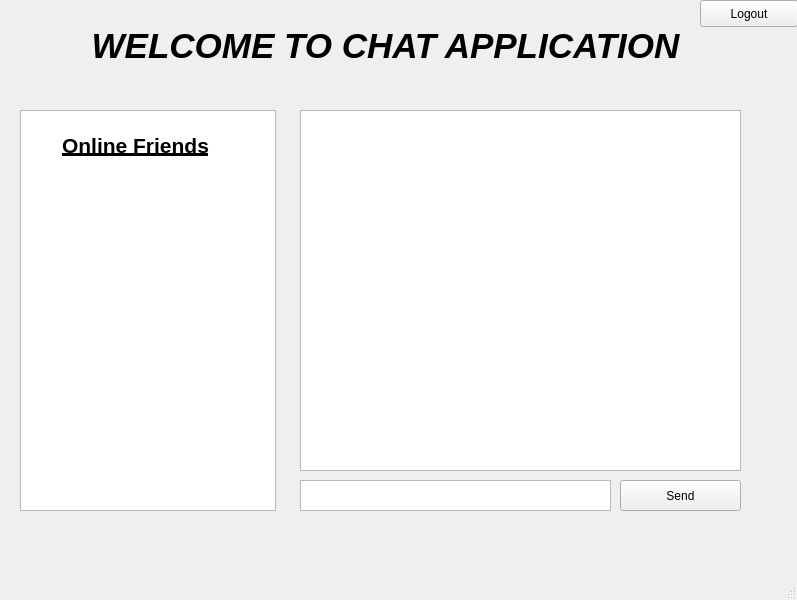
<?xml version="1.0" encoding="UTF-8"?>
<ui version="4.0">
 <class>MainWindow</class>
 <widget class="QMainWindow" name="MainWindow">
  <property name="geometry">
   <rect>
    <x>0</x>
    <y>0</y>
    <width>797</width>
    <height>600</height>
   </rect>
  </property>
  <property name="windowTitle">
   <string>MainWindow</string>
  </property>
  <widget class="QWidget" name="centralwidget">
   <widget class="QListView" name="listView">
    <property name="geometry">
     <rect>
      <x>20</x>
      <y>110</y>
      <width>256</width>
      <height>401</height>
     </rect>
    </property>
   </widget>
   <widget class="QLabel" name="label">
    <property name="geometry">
     <rect>
      <x>50</x>
      <y>130</y>
      <width>171</width>
      <height>31</height>
     </rect>
    </property>
    <property name="text">
     <string>&lt;html&gt;&lt;head/&gt;&lt;body&gt;&lt;p&gt;&lt;span style=&quot; font-size:16pt; font-weight:600; text-decoration: underline;&quot;&gt;Online Friends&lt;/span&gt;&lt;/p&gt;&lt;/body&gt;&lt;/html&gt;</string>
    </property>
    <property name="alignment">
     <set>Qt::AlignCenter</set>
    </property>
   </widget>
   <widget class="QWidget" name="verticalLayoutWidget">
    <property name="geometry">
     <rect>
      <x>300</x>
      <y>110</y>
      <width>441</width>
      <height>361</height>
     </rect>
    </property>
    <layout class="QVBoxLayout" name="verticalLayout">
     <item>
      <widget class="QListWidget" name="listWidget_2"/>
     </item>
    </layout>
   </widget>
   <widget class="QTextEdit" name="textEdit">
    <property name="geometry">
     <rect>
      <x>300</x>
      <y>480</y>
      <width>311</width>
      <height>31</height>
     </rect>
    </property>
   </widget>
   <widget class="QPushButton" name="pushButton">
    <property name="geometry">
     <rect>
      <x>620</x>
      <y>480</y>
      <width>121</width>
      <height>31</height>
     </rect>
    </property>
    <property name="text">
     <string>Send</string>
    </property>
   </widget>
   <widget class="QLabel" name="label_2">
    <property name="geometry">
     <rect>
      <x>80</x>
      <y>20</y>
      <width>611</width>
      <height>51</height>
     </rect>
    </property>
    <property name="font">
     <font>
      <pointsize>26</pointsize>
      <weight>75</weight>
      <italic>true</italic>
      <bold>true</bold>
     </font>
    </property>
    <property name="text">
     <string>WELCOME TO CHAT APPLICATION</string>
    </property>
    <property name="alignment">
     <set>Qt::AlignCenter</set>
    </property>
   </widget>
   <widget class="QPushButton" name="pushButton_2">
    <property name="geometry">
     <rect>
      <x>700</x>
      <y>0</y>
      <width>98</width>
      <height>27</height>
     </rect>
    </property>
    <property name="text">
     <string>Logout</string>
    </property>
   </widget>
   <widget class="QWidget" name="verticalLayoutWidget_2">
    <property name="geometry">
     <rect>
      <x>50</x>
      <y>179</y>
      <width>201</width>
      <height>301</height>
     </rect>
    </property>
    <layout class="QVBoxLayout" name="verticalLayout_2"/>
   </widget>
  </widget>
  <widget class="QMenuBar" name="menubar">
   <property name="geometry">
    <rect>
     <x>0</x>
     <y>0</y>
     <width>797</width>
     <height>25</height>
    </rect>
   </property>
  </widget>
  <widget class="QStatusBar" name="statusbar"/>
 </widget>
 <resources/>
 <connections/>
</ui>
